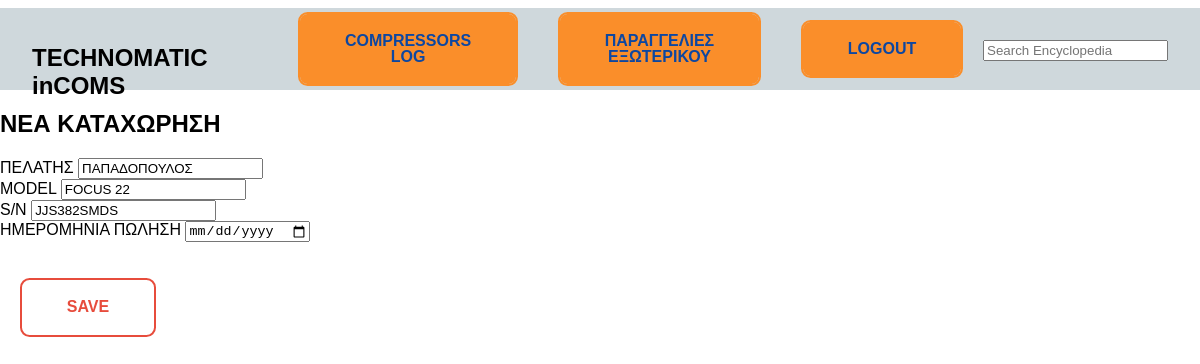
The app's page /editEntry/16 (signed in) with its own data.
### log/models.py (models this page shows, shortened)
class cList(models.Model):
    cOwner = models.CharField(max_length=32)
    cModel = models.CharField(max_length=32)
    cSerial = models.CharField(max_length=32)
    cBuyDate = models.DateField()

### log/views.py (the view)
# urls.py: path("editEntry/<int:id>", views.editEntry, name="editEntry"),
def editEntry(request, id):
        activeItems = cList.objects.all()
        itemDetails = cList.objects.get(id = id)
        return render(request, "incoms/editEntry.html", {
            "itemDetails": itemDetails,
            "activeItems":activeItems,
        })

### log/templates/incoms/editEntry.html (shortened to what this page needs)
{% extends "incoms/layout.html" %}
{% block body %}
    <h2>ΝΕΑ ΚΑΤΑΧΩΡΗΣΗ</h2>
<form action="{% url 'saveEdit' id=itemDetails.id %}" method="POST">
    <div>
        <span>ΠΕΛΑΤΗΣ</span>
        <input type="text"  name="customer" value="{{itemDetails.cOwner}}">
    </div>
    <div>
        <span>MODEL</span>
        <input type="text"  name="model" value="{{itemDetails.cModel}}">
    </div>
    <div>
        <span>S/N</span>
        <input type="text"  name="serial" value="{{itemDetails.cSerial}}">
    </div>
    <div>
        <span>ΗΜΕΡΟΜΗΝΙΑ ΠΩΛΗΣΗ</span>
        <input type="date" name="sDate" value="{{itemDetails.cBuyDate}}">
    </div>
    <div style="padding-top: 1rem;">
        <button type="submit" class="btn btn-success">Save</button>
    </div>
</form>
{% endblock %}

### log/static/incoms/layout.css (style rules this page uses)
html, body { margin: 0; padding: 0; width: 100%; height: 100%; background: #ffffff; font-family: "Montserrat", sans-serif; font-size: 16px; }
.btn { box-sizing: border-box; -webkit-appearance: none; -moz-appearance: none; appearance: none; background-color: transparent; border: 2px solid #e74c3c; border-radius: 0.6em; color: #e74c3c; cursor: pointer; display: flex; align-self: center; font-size: 1rem; font-weight: 400; line-height: 1; margin: 20px; padding: 1.2em 2.8em; text-decoration: none; text-align: center; text-transform: uppercase; font-family: "Montserrat", sans-serif; font-weight: 700; }

### records on screen
cList: customer "ΠΑΠΑΔΟΠΟΥΛΟΣ", model "FOCUS 22", serial "JJS382SMDS"
